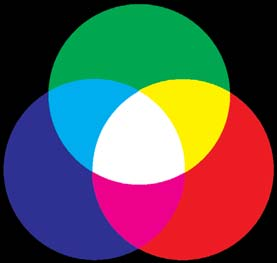
#> input picture DigitalImageProcessing/Ch6/images/6_16_a.jpg, 277 x 263 px
$ python test.py
#> lines starting #> are read from the running program, lines starting #| are printed output that depends on the picture
#> in run_main, rgb_img is the input picture: shape (263, 277, 3); mean B, G, R 84, 83.4, 93.8
#!/usr/bin/env python
# -*- coding: utf-8 -*-
# @Time    : 2017/10/14 13:21
# @Author  : DaiPuWei
# @Site    : 理学院机房
# @File    : __init__.py.py
# @Software: PyCharm Community Edition

import cv2
import numpy as np

def RGB2HSI(rgb_img):
    """
    这是将RGB彩色图像转化为HSI图像的函数
    :param rgm_img: RGB彩色图像
    :return: HSI图像
    """
    #保存原始图像的行列数
    row = np.shape(rgb_img)[0]
#> row = 263
    col = np.shape(rgb_img)[1]
#> col = 277
    #对原始图像进行复制
    hsi_img = rgb_img.copy()
    #对图像进行通道拆分
    B,G,R = cv2.split(rgb_img)
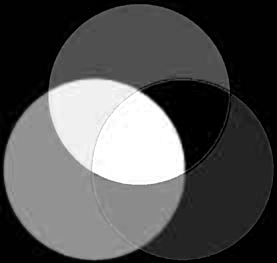
#> B: shape (263, 277); min 0, max 255, mean 84
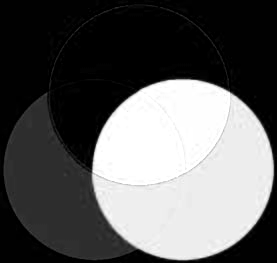
#> R: shape (263, 277); min 0, max 255, mean 93.8
    #把通道归一化到[0,1]
    [B,G,R] = [ i/ 255.0 for i in ([B,G,R])]
    H = np.zeros((row, col))    #定义H通道
    I = (R + G + B) / 3.0       #计算I通道
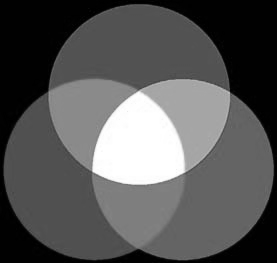
#> I: shape (263, 277) float64; min 0, max 1, mean 0.341
    S = np.zeros((row,col))      #定义S通道
    for i in range(row):
        den = np.sqrt((R[i]-G[i])**2+(R[i]-B[i])*(G[i]-B[i]))
        thetha = np.arccos(0.5*(R[i]-B[i]+R[i]-G[i])/den)   #计算夹角
        h = np.zeros(col)               #定义临时数组
        #den>0且G>=B的元素h赋值为thetha
        h[B[i]<=G[i]] = thetha[B[i]<=G[i]]
        #den>0且G<=B的元素h赋值为thetha
        h[G[i]<B[i]] = 2*np.pi-thetha[G[i]<B[i]]
        #den<0的元素h赋值为0
        h[den == 0] = 0
        H[i] = h/(2*np.pi)      #弧度化后赋值给H通道
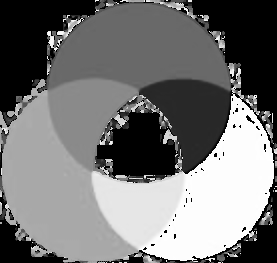
#> H: shape (263, 277) float64; 0.01% of the values are NaN or infinite; the others: min 0, max 0.999, mean 0.458; drawn with min black, max white, NaN and infinite black
    #计算S通道
    for i in range(row):
        min = []
        #找出每组RGB值的最小值
        for j in range(col):
            arr = [B[i][j],G[i][j],R[i][j]]
            min.append(np.min(arr))
        min = np.array(min)
        #计算S通道
        S[i] = 1 - min*3/(R[i]+B[i]+G[i])
        #I为0的值直接赋值0
        S[i][R[i]+B[i]+G[i] == 0] = 0
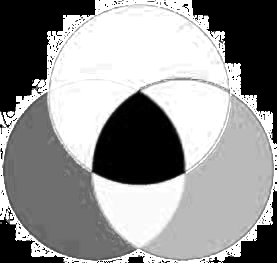
#> S: shape (263, 277) float64; min 0, max 1, mean 0.581
    #扩充到255以方便显示，一般H分量在[0,2pi]之间，S和I在[0,1]之间
    hsi_img[:,:,0] = H*255
    hsi_img[:,:,1] = S*255
    hsi_img[:,:,2] = I*255
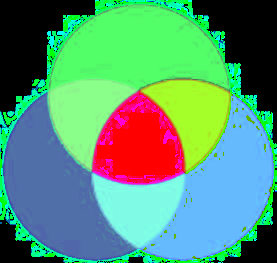
#> hsi_img: shape (263, 277, 3); mean B, G, R 116.4, 148, 86.9
    return hsi_img

def HSI2RGB(hsi_img):
    """
    这是将HSI图像转化为RGB图像的函数
    :param hsi_img: HSI彩色图像
    :return: RGB图像
    """
    # 保存原始图像的行列数
    row = np.shape(hsi_img)[0]
#> row = 263
    col = np.shape(hsi_img)[1]
#> col = 277
    #对原始图像进行复制
    rgb_img = hsi_img.copy()
    #对图像进行通道拆分
    H,S,I = cv2.split(hsi_img)
    #把通道归一化到[0,1]
    [H,S,I] = [ i/ 255.0 for i in ([H,S,I])]
    R,G,B = H,S,I
    for i in range(row):
        h = H[i]*2*np.pi
        #H大于等于0小于120度时
        a1 = h >=0
        a2 = h < 2*np.pi/3
        a = a1 & a2         #第一种情况的花式索引
        tmp = np.cos(np.pi / 3 - h)
        b = I[i] * (1 - S[i])
        r = I[i]*(1+S[i]*np.cos(h)/tmp)
        g = 3*I[i]-r-b
        B[i][a] = b[a]
        R[i][a] = r[a]
        G[i][a] = g[a]
        #H大于等于120度小于240度
        a1 = h >= 2*np.pi/3
        a2 = h < 4*np.pi/3
        a = a1 & a2         #第二种情况的花式索引
        tmp = np.cos(np.pi - h)
        r = I[i] * (1 - S[i])
        g = I[i]*(1+S[i]*np.cos(h-2*np.pi/3)/tmp)
        b = 3 * I[i] - r - g
        R[i][a] = r[a]
        G[i][a] = g[a]
        B[i][a] = b[a]
        #H大于等于240度小于360度
        a1 = h >= 4 * np.pi / 3
        a2 = h < 2 * np.pi
        a = a1 & a2             #第三种情况的花式索引
        tmp = np.cos(5 * np.pi / 3 - h)
        g = I[i] * (1-S[i])
        b = I[i]*(1+S[i]*np.cos(h-4*np.pi/3)/tmp)
        r = 3 * I[i] - g - b
        B[i][a] = b[a]
        G[i][a] = g[a]
        R[i][a] = r[a]
    rgb_img[:,:,0] = B*255
    rgb_img[:,:,1] = G*255
    rgb_img[:,:,2] = R*255
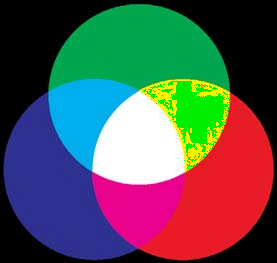
#> rgb_img: shape (263, 277, 3); mean B, G, R 83.6, 83.2, 83.5
    return rgb_img

def run_main():
    """
    这是主函数
    """
    #利用opencv读入图片
    rgb_img = cv2.imread('images/6_16_a.jpg',cv2.IMREAD_COLOR)
    #进行颜色空间转换
    hsi_img = RGB2HSI(rgb_img)
    rgb_img2 = HSI2RGB(hsi_img)
    #opencv库的颜色空间转换结果
    hsi_img2 = cv2.cvtColor(rgb_img,cv2.COLOR_BGR2HSV)
#> hsi_img2: shape (263, 277, 3); mean H, S, V 81.6, 165.6, 147.7
    rgb_img3 = cv2.cvtColor(hsi_img2,cv2.COLOR_HSV2BGR)
    cv2.imshow("Origin",rgb_img)
    cv2.imshow("HSI", hsi_img)
    cv2.imshow("RGB",rgb_img2)
    cv2.imshow("OpenCV_HSI",hsi_img2)
    cv2.imshow("OpenCV_RGB",rgb_img3)
    cv2.imwrite("HSI.jpeg",hsi_img)
    cv2.imwrite("RGB.jpeg", rgb_img2)
    cv2.imwrite("OpenCV_HSI.jpeg", hsi_img2)
    cv2.imwrite("OpenCV_RGB.jpeg", rgb_img3)
    cv2.waitKey()
    cv2.destroyAllWindows()

if __name__ == '__main__':
    run_main()

$ run again, with DigitalImageProcessing/Ch6/images/5_7_a.jpg copied over DigitalImageProcessing/Ch6/images/6_16_a.jpg
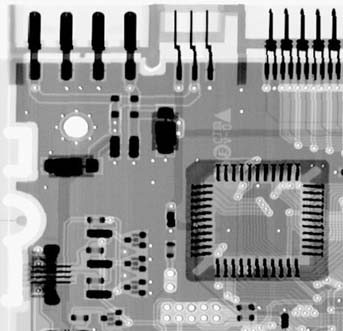
#> input picture DigitalImageProcessing/Ch6/images/5_7_a.jpg, 343 x 331 px
#> in run_main, rgb_img is the input picture: shape (331, 343, 3); min 0, max 255, mean 151.3
#> in RGB2HSI, `hsi_img[:,:,1] = S*255`:
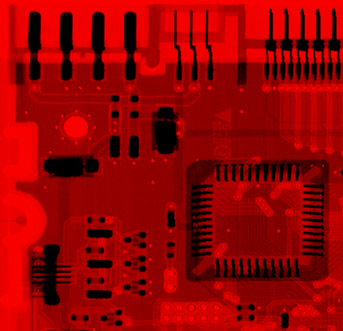
#> hsi_img: shape (331, 343, 3); mean B, G, R 0, 0, 151.3
#> in HSI2RGB, `rgb_img[:,:,0] = B*255`:
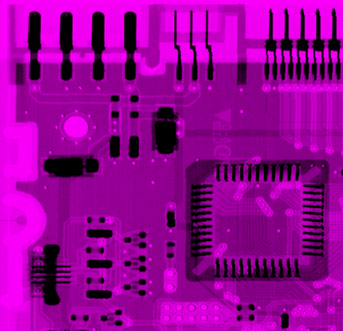
#> rgb_img: shape (331, 343, 3); mean B, G, R 151.1, 0, 151.1

$ run again, with DigitalImageProcessing/Ch6/images/6_30_a.jpg copied over DigitalImageProcessing/Ch6/images/6_16_a.jpg
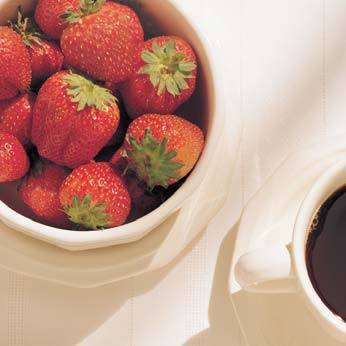
#> input picture DigitalImageProcessing/Ch6/images/6_30_a.jpg, 346 x 346 px
#> in run_main, rgb_img is the input picture: shape (346, 346, 3); mean B, G, R 138.8, 154, 193.8
#> after the loop in RGB2HSI, `for i in range(row):`:
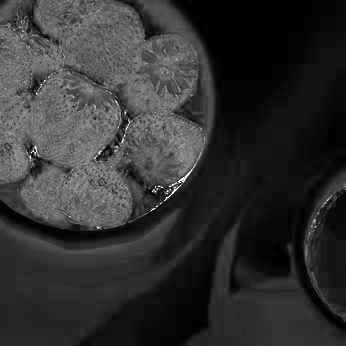
#> S: shape (346, 346) float64; min 0, max 1, mean 0.197
#> in HSI2RGB, `rgb_img[:,:,1] = G*255`:
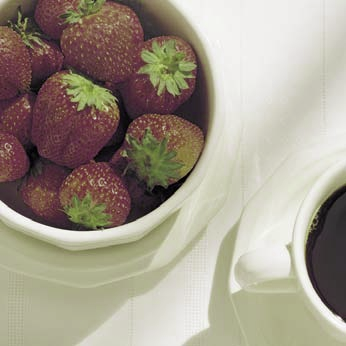
#> rgb_img: shape (346, 346, 3); mean B, G, R 138.4, 152.8, 161.8
#> hsi_img2: shape (346, 346, 3); mean H, S, V 41, 81.6, 193.9
